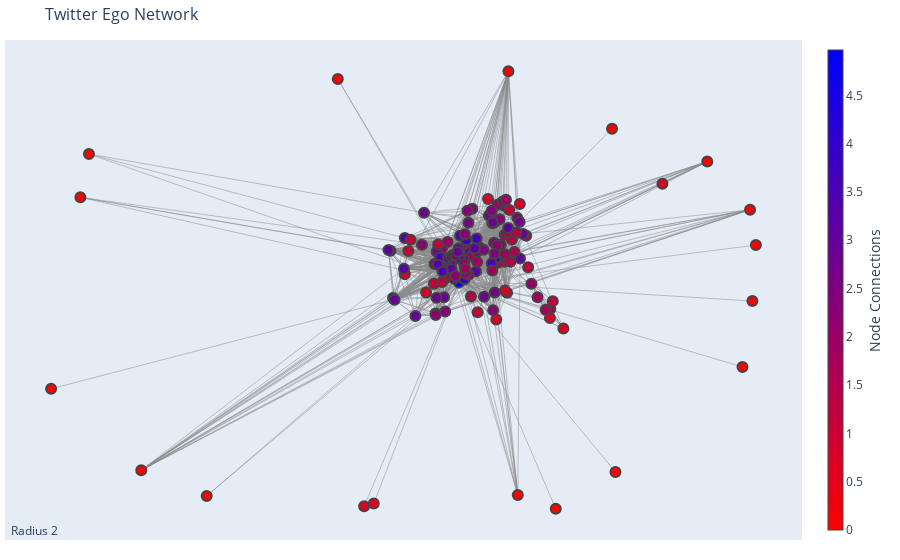

Source (notebook cell):
### Code cell
import plotly.graph_objects as go
import networkx as nx
# G = nx.random_geometric_graph(200, 0.125)
edge_x = []
edge_y = []
pos=nx.spring_layout(G_s)
for edge in G_s.edges():
    x0, y0 = pos[edge[0]]
    x1, y1 = pos[edge[1]]
    edge_x.append(x0)
    edge_x.append(x1)
    edge_x.append(None)
    edge_y.append(y0)
    edge_y.append(y1)
    edge_y.append(None)

edge_trace = go.Scatter(
    x=edge_x, y=edge_y,
    line=dict(width=0.5, color='#888'),
    hoverinfo='none',
    mode='lines')

node_x = []
node_y = []
for node in G_s.nodes():
    x, y = pos[node]
    node_x.append(x)
    node_y.append(y)

node_trace = go.Scatter(
    x=node_x, y=node_y,
    mode='markers',
    hoverinfo='text',
    marker=dict(
        showscale=True,
        # colorscale options
        #'Greys' | 'YlGnBu' | 'Greens' | 'YlOrRd' | 'Bluered' | 'RdBu' |
        #'Reds' | 'Blues' | 'Picnic' | 'Rainbow' | 'Portland' | 'Jet' |
        #'Hot' | 'Blackbody' | 'Earth' | 'Electric' | 'Viridis' |
        colorscale='Bluered',
        reversescale=True,
        color=[],
        size=10,
        colorbar=dict(
            thickness=15,
            title='Node Connections',
            xanchor='left',
            titleside='right'
        ),
        line_width=2))

#color nodes
node_adjacencies = []
node_text = []
for node, adjacencies in enumerate(G_s.adjacency()):
    node_adjacencies.append(len(adjacencies[1]))
    node_text.append('# of connections: '+str(len(adjacencies[1])))

node_trace.marker.color = [np.log(1+x) for x in node_adjacencies]
node_trace.text = node_text


#create graph
fig = go.Figure(data=[edge_trace, node_trace],
             layout=go.Layout(
                title='Twitter Ego Network',
                titlefont_size=16,
                showlegend=False,
                hovermode='closest',
                margin=dict(b=20,l=5,r=5,t=40),
                annotations=[ dict(
                    text="Radius 2",
                    showarrow=False,
                    xref="paper", yref="paper",
                    x=0.005, y=-0.002 ) ],
                xaxis=dict(showgrid=False, zeroline=False, showticklabels=False),
                yaxis=dict(showgrid=False, zeroline=False, showticklabels=False))
                )
fig.show()
fig.write_html('first_degree.html', auto_open=True)

### Figure 1 — Plotly figure (JSON) as saved in the notebook; plotly's stock layout.template omitted (floating-point values rounded to 4 significant figures; data arrays with more than 128 entries replaced by an {"elided": "..."} marker saying what was removed)
{"data": [{"hoverinfo": "none", "line": {"color": "#888", "width": 0.5}, "mode": "lines", "type": "scatter", "x": {"elided": "4935 float values"}, "y": {"elided": "4935 float values"}}, {"hoverinfo": "text", "marker": {"color": {"elided": "144 float values"}, "colorbar": {"thickness": 15, "title": {"side": "right", "text": "Node Connections"}, "xanchor": "left"}, "colorscale": [[0, "rgb(0,0,255)"], [1, "rgb(255,0,0)"]], "line": {"width": 2}, "reversescale": true, "showscale": true, "size": 10}, "mode": "markers", "text": {"elided": "144 str values"}, "type": "scatter", "x": {"elided": "144 float values"}, "y": {"elided": "144 float values"}}], "layout": {"annotations": [{"showarrow": false, "text": "Radius 2", "x": 0.005, "xref": "paper", "y": -0.002, "yref": "paper"}], "autosize": true, "hovermode": "closest", "margin": {"b": 20, "l": 5, "r": 5, "t": 40}, "showlegend": false, "title": {"font": {"size": 16}, "text": "Twitter Ego Network"}, "xaxis": {"autorange": true, "range": [-1.126, 0.8001], "showgrid": false, "showticklabels": false, "type": "linear", "zeroline": false}, "yaxis": {"autorange": true, "range": [-1.072, 0.8841], "showgrid": false, "showticklabels": false, "type": "linear", "zeroline": false}}}
